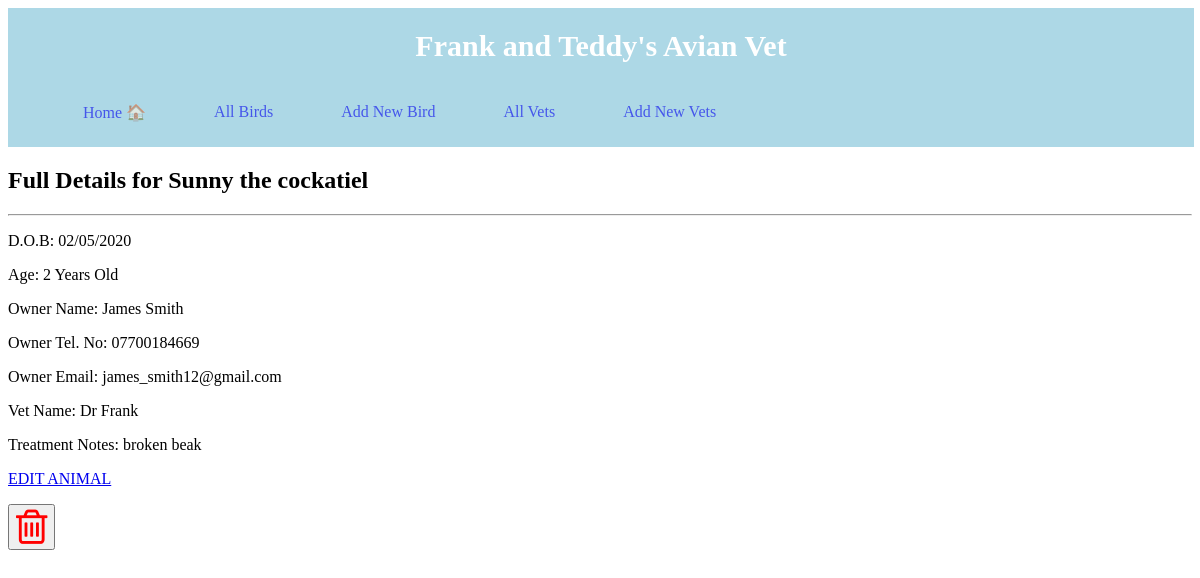
The app's page /animals/1 with its own data.
### tables this page shows
CREATE TABLE animals (
    id INTEGER PRIMARY KEY AUTOINCREMENT,
    name VARCHAR,
    type VARCHAR,
    dob VARCHAR,
    age VARCHAR,
    owner VARCHAR,
    owner_tel VARCHAR,
    owner_email VARCHAR,
    notes TEXT,
    vet_id INTEGER NOT NULL,
        FOREIGN KEY (vet_id) 
         REFERENCES vets (id) ON DELETE CASCADE
);

CREATE TABLE vets (
    id INTEGER PRIMARY KEY AUTOINCREMENT,
    name VARCHAR
);

### controllers/animals_controller.py (the view)
@animals_blueprint.route("/animals/<id>")
def show_animal(id):
    animal = animal_repository.select(id)
    return render_template("/animals/show.html", animal=animal)

### db/run_sql.py (called while the page is built)
def get_db():
    path = os.path.dirname(os.path.abspath(__file__))
    db = os.path.join(path, "vet_management.db")
    conn = sqlite3.connect(db)
    conn.execute("PRAGMA foreign_keys = 1")
    conn.row_factory = sqlite3.Row
    return conn

def run_sql(sql, values=[]):
    db = get_db()
    cursor = db.cursor()
    cursor.execute(sql, values)
    results = cursor.fetchall()
    db.commit()
    db.close()
    return results

### repositories/animal_repository.py (called while the page is built)
def select(id):
    animal = None
    sql = "SELECT * FROM animals WHERE id = ?"
    values = [id]
    result = run_sql(sql, values)[0]
    if result is not None:
        vet = vet_repository.select(result['vet_id'])
        animal = Animal(result['name'], result['type'], result['dob'], result['age'],
                        result['owner'], result['owner_tel'], result['owner_email'], result['notes'], vet, result['id'])
    return animal

### repositories/vet_repository.py (called while the page is built)
def select(id):
    vet = None
    sql = "SELECT * FROM vets WHERE id = ?"
    values = [id]
    result = run_sql(sql, values)[0]
    if result is not None:
        vet = Vet(result['name'], result['id'])
    return vet

### templates/animals/show.html
{% extends 'base.html' %}
{% block content %}
<h2>Full Details for {{animal.name}} the {{animal.type}}</h2>
<div>
    <hr>
    <p>D.O.B: {{animal.dob}}</p>
    <p>Age: {{animal.age}} Years Old</p>
    <p>Owner Name: {{animal.owner}}</p>
    <p>Owner Tel. No: {{animal.owner_tel}} </p>
    <p>Owner Email: {{animal.owner_email}}</p>
    <p>Vet Name: {{animal.vet.name}} </p>
    <p>Treatment Notes: {{animal.notes}} </p>
    <p><a href="/animals/{{ animal.id }}/edit">EDIT ANIMAL</a></p>
    <div class="buttons">
      <form class="delete-form" action="/animals/{{animal.id}}/delete" method="POST">
        <button class="trash-button"><i class="fa fa-trash-o fa-3x" style="color:red" aria-hidden="true"></i></button>
      </form>
    </div>
{% endblock %}

### records on screen
animals: name "Sunny", type "cockatiel", dob "02/05/2020", age "2", owner "James Smith", owner_tel "07700184669", owner_email "james_smith12@gmail.com", notes "broken beak"
vets: vet.name "Dr Frank"
